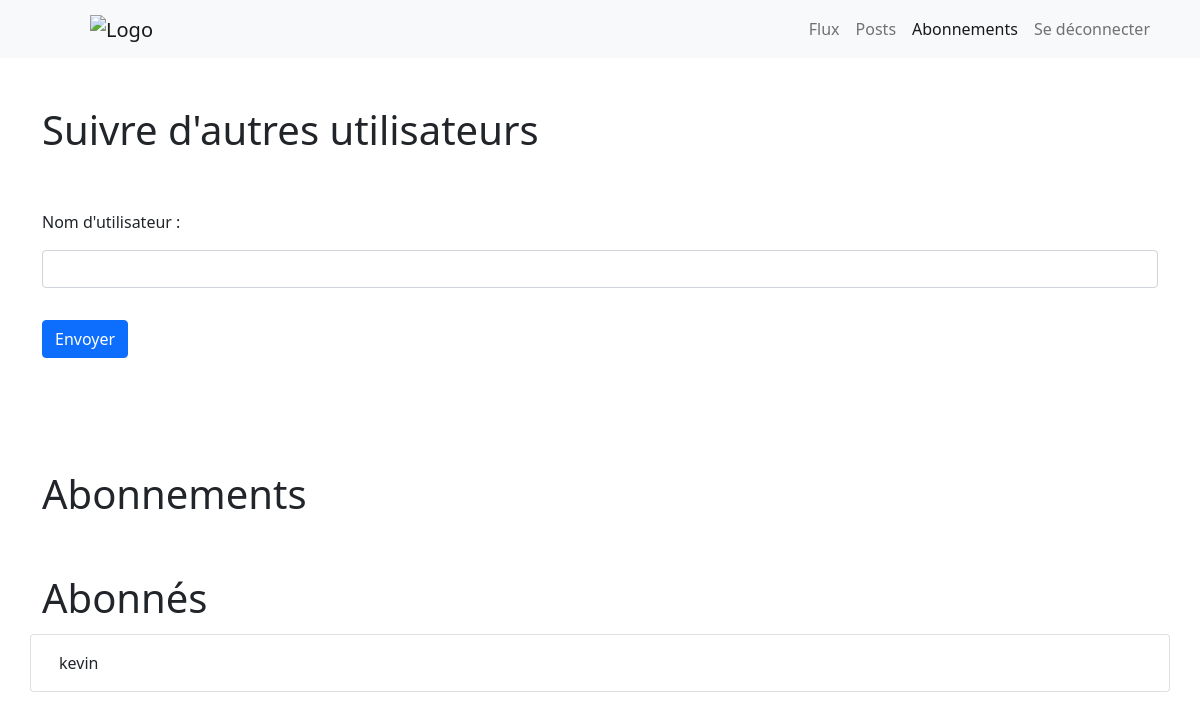
/flux/abonnements (signed in), run on an earlier commit of the app's database.
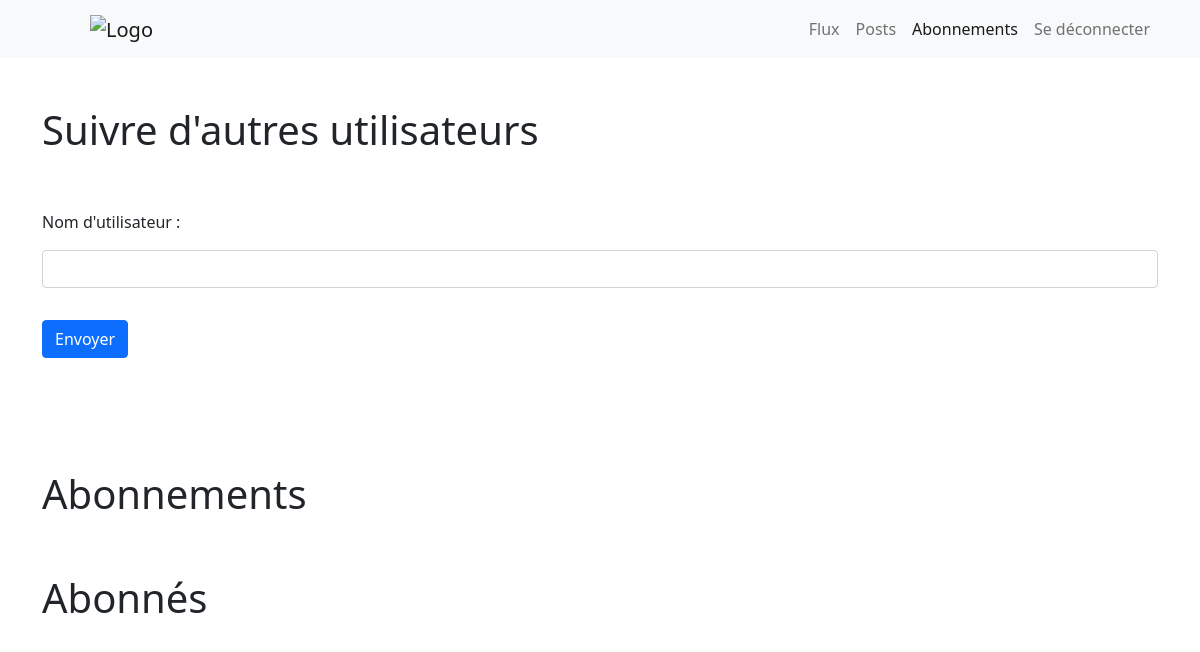
And on a later commit of the database.
### flux/models.py (models this page shows)
class UserFollows(models.Model):
    user = models.ForeignKey(to=settings.AUTH_USER_MODEL, on_delete=models.CASCADE, related_name='following')
    followed_user = models.ForeignKey(to=settings.AUTH_USER_MODEL, on_delete=models.CASCADE, related_name='followed_by')
    class Meta:
        unique_together = ('user', 'followed_user', )

### accueil/models.py (models this page shows)
class User(AbstractUser):
    pass

### flux/views.py (the view, shortened to what this page needs)
# urls.py: path('abonnements', views.abonnements, name='abonnements'),
@login_required
def abonnements(request):
    form = AbonnementsForm
    followed_users = UserFollows.objects.filter(user = request.user.id)
    followers = UserFollows.objects.filter(followed_user = request.user.id)
    context = {'form':form, 'followed_users':followed_users, 'followers':followers, 'current_page':'abonnements'}
    return render(request, 'flux/abonnements.html', context)

### flux/templates/flux/abonnements.html (shortened to what this page needs)
{% extends "base_generic.html" %}
{% block content %}
<div class="container my-5">
    <h1> Suivre d'autres utilisateurs</h1>
    <div class="row">
        <div class="col-12">
            <form class='my-5' action="" enctype="multipart/form-data" method="post">
                {{form}}
                <button id = "create-review-submit" type="submit" class="btn btn-primary my-3">Envoyer</button>
            </form>
        </div>
    </div>
</div>
<div class="container my-5">
    <h1>Abonnements</h1>
</div>
<div class="container my-5">
    <h1>Abonnés</h1>
    <div class="row">
        {% for follower in followers %}
            <div class="card my-1">
                <div class="card-body">
                    <p class="card-text">{{follower.user}}</p>
                </div>
            </div>
        {% endfor %}
    </div>
</div>
{% endblock content %}

What changed in the data, as far as the page shows it:
removed UserFollows: user "kevin"
